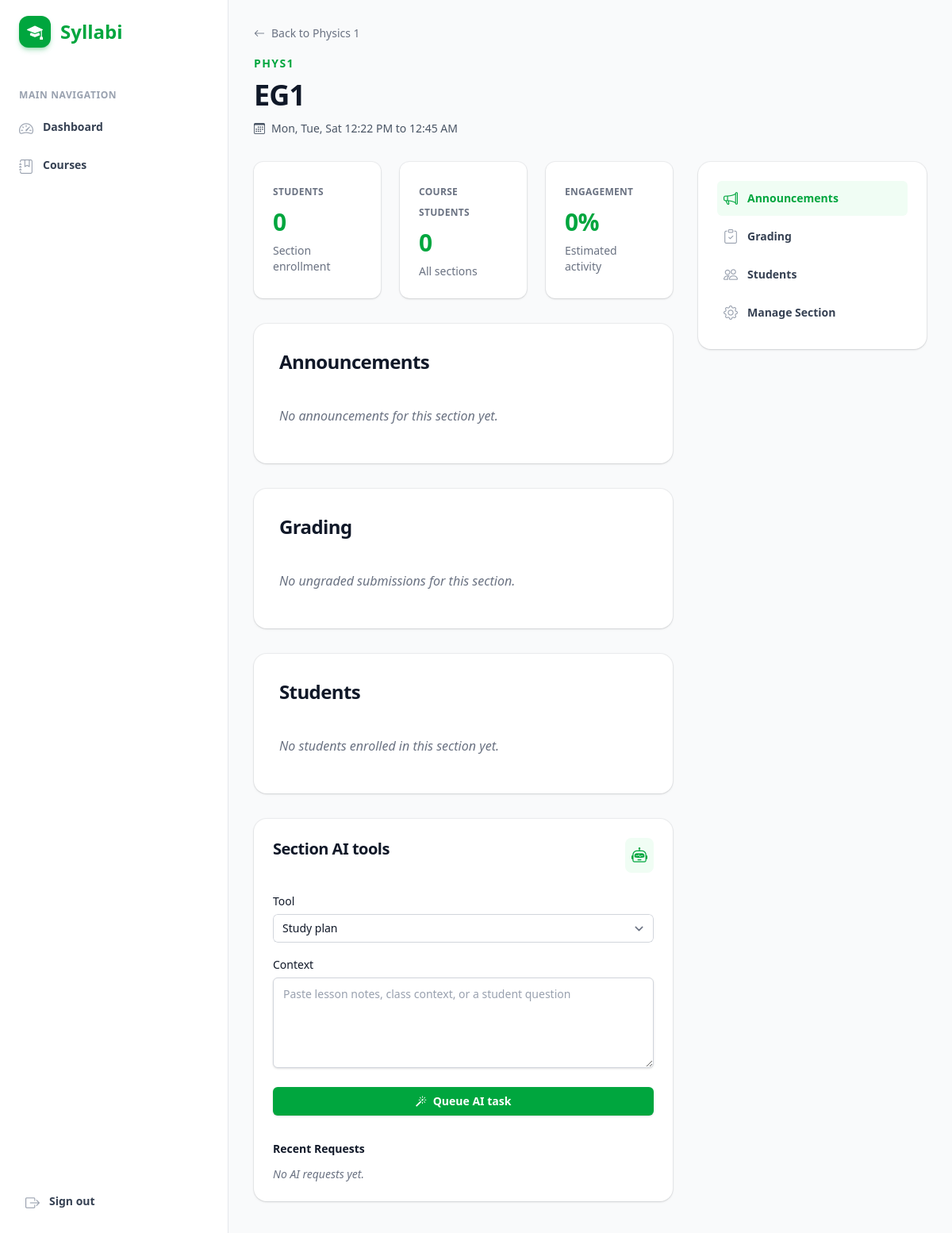
Page /courses/phys1/sections/1/ (signed in) on the committed database.
### academics/models.py (models this page shows, shortened)
class Course(models.Model):
    public_id = models.CharField(max_length=36, default=generate_short_id, editable=False, unique=True)
    title = models.CharField(max_length=180)
    code = models.CharField(max_length=32, unique=True)
    slug = models.SlugField(max_length=50, blank=True, null=True, unique=True)
    description = models.TextField(blank=True)
    instructor = models.ForeignKey(
        settings.AUTH_USER_MODEL,
        on_delete=models.PROTECT,
        related_name="teaching_courses",
    )
    department = models.CharField(max_length=120, blank=True)
    is_active = models.BooleanField(default=True)
    school_year = models.CharField(max_length=20, blank=True)
    grade_level = models.CharField(max_length=50, blank=True)
    start_date = models.DateField(null=True, blank=True)
    end_date = models.DateField(null=True, blank=True)
    created_at = models.DateTimeField(auto_now_add=True)
    class Meta:
        ordering = ["code"]
    def get_absolute_url(self):
        return reverse("academics:course_detail", args=[self.slug or self.code])

class CourseSection(models.Model):
    public_id = models.CharField(max_length=36, default=generate_short_id, editable=False, unique=True)
    course = models.ForeignKey(Course, on_delete=models.CASCADE, related_name="sections")
    name = models.CharField(max_length=120)
    schedule_title = models.CharField(max_length=160, blank=True)
    meeting_days = models.CharField(max_length=120, blank=True)
    start_time = models.TimeField(null=True, blank=True)
    end_time = models.TimeField(null=True, blank=True)
    location = models.CharField(max_length=160, blank=True)
    order = models.PositiveIntegerField(default=1)
    created_at = models.DateTimeField(auto_now_add=True)
    class Meta:
        ordering = ["course", "order", "name"]
        unique_together = [("course", "name")]
    def get_absolute_url(self):
        return reverse("academics:section_detail", args=[self.course.slug or self.course.code, self.id])

### academics/views.py (the view)
# urls.py: path("courses/<slug:slug>/sections/<int:section_id>/", views.section_detail, name="section_detail"),
@login_required
def section_detail(request, slug, section_id):
    course = get_object_or_404(
        Course.objects.select_related("instructor").prefetch_related("sections"),
        slug__iexact=slug,
    )
    if not _can_view_course(request.user, course):
        raise PermissionDenied
    section = get_object_or_404(
        CourseSection.objects.select_related("course").prefetch_related("section_enrollments__student"),
        id=section_id,
        course=course,
    )
    profile = _profile_for(request.user)
    can_manage = _can_manage_course(request.user, course)
    if request.method == "POST":
        if not can_manage:
            raise PermissionDenied
        action = request.POST.get("action")
        if action == "edit_section":
            section_form = CourseSectionForm(request.POST, instance=section)
            if section_form.is_valid():
                section_form.save()
                messages.success(request, f"Section {section.name} updated.")
                return redirect(section.get_absolute_url())
        elif action == "delete_section":
            confirm_code = request.POST.get("confirm_course_code")
            if confirm_code == course.code:
                section.delete()
                messages.success(request, "Section deleted successfully.")
                return redirect(course.get_absolute_url())
            else:
                messages.error(request, "Course code did not match. Section not deleted.")
                return redirect(section.get_absolute_url())
    else:
        section_form = CourseSectionForm(instance=section)
    student_count = section.section_enrollments.count()
    student_ids = list(section.section_enrollments.values_list("student_id", flat=True))
    course_student_count = Enrollment.objects.filter(course=course).count()
    pending_submissions = Submission.objects.none()
    if can_manage:
        pending_submissions = Submission.objects.filter(
            assignment__course=course,
            student_id__in=student_ids,
            score__isnull=True,
        ).select_related("student", "assignment")[:8]
    section_announcements = Announcement.objects.filter(
        Q(audience_all=True) | Q(course=course)
    ).select_related("author", "course")[:5]
    ai_requests = AiToolRequest.objects.filter(
        user=request.user,
        metadata__course_public_id=str(course.public_id),
        metadata__section_public_id=str(section.public_id),
    )[:5]
    completion_score = min(100, max(0, student_count * 12))
    context = {
        "profile": profile,
        "course": course,
        "section": section,
        "can_manage": can_manage,
        "student_count": student_count,
        "course_student_count": course_student_count,
        "completion_score": completion_score,
        "pending_submissions": pending_submissions,
        "section_announcements": section_announcements,
        "ai_requests": ai_requests,
        "section_form": section_form,
    }
    return render(request, "academics/section_detail.html", context)

### academics/context_processors.py (called while the page is built)
def canvas_navigation(request):
    if not request.user.is_authenticated:
        return {"nav_courses": [], "active_course_code": ""}
    profile, _created = Profile.objects.get_or_create(user=request.user)
    if profile.role == Profile.Role.INSTRUCTOR:
        courses = Course.objects.filter(instructor=request.user).order_by("code")[:12]
    elif profile.role == Profile.Role.STUDENT:
        course_ids = Enrollment.objects.filter(student=request.user).values_list("course_id", flat=True)
        courses = Course.objects.filter(id__in=course_ids).order_by("code")[:12]
    else:
        courses = Course.objects.order_by("code")[:12]
    active_course_code = ""
    if request.resolver_match:
        active_course_code = request.resolver_match.kwargs.get("course_code", "")
    return {"nav_courses": courses, "active_course_code": active_course_code.lower()}

### academics/views.py (called while the page is built)
def _profile_for(user):
    profile, _created = Profile.objects.get_or_create(user=user)
    return profile

def _can_manage_course(user, course):
    profile = _profile_for(user)
    return course.instructor_id == user.id or profile.role in {
        Profile.Role.ACADEMIC_ADMIN,
        Profile.Role.PLATFORM_ADMIN,
    }

def _can_view_course(user, course):
    if _can_manage_course(user, course):
        return True
    return Enrollment.objects.filter(student=user, course=course).exists()

### academics/templates/academics/section_detail.html (shortened to what this page needs)
{% extends "base.html" %}
{% block page_header %}
<div class="mb-4">
    <a href="{{ course.get_absolute_url }}" class="text-sm font-medium text-gray-500 hover:text-gray-700 flex items-center gap-2 w-fit">
        <i class="bi bi-arrow-left"></i> Back to {{ course.title }}
    </a>
</div>
<div class="flex flex-col sm:flex-row sm:items-center sm:justify-between gap-4">
    <div>
        <p class="text-sm font-semibold leading-6 text-green-600 uppercase tracking-widest">{{ course.code }}</p>
        <h1 class="mt-2 text-3xl font-bold tracking-tight text-gray-900 sm:text-4xl">{{ section.name }}</h1>
        <p class="mt-3 text-sm text-gray-600 flex items-center gap-2">
            <i class="bi bi-calendar3"></i>
            {{ section.meeting_days|default:"Days not set" }}
            {% if section.start_time %} {{ section.start_time|time:"g:i A" }}{% endif %}
            {% if section.end_time %} to {{ section.end_time|time:"g:i A" }}{% endif %}
        </p>
    </div>
</div>
{% endblock %}
{% block content %}
<div x-data="{ editModalOpen: {% if section_form.errors %}true{% else %}false{% endif %}, deleteModalOpen: false }" class="flex flex-col lg:flex-row gap-8">
    <main class="flex-1 min-w-0">
        <section id="analytics" class="grid grid-cols-1 sm:grid-cols-3 gap-6 mb-8">
            <div>{% include "components/stat_card.html" with label="Students" value=student_count caption="Section enrollment" %}</div>
            <div>{% include "components/stat_card.html" with label="Course Students" value=course_student_count caption="All sections" %}</div>
            <div>{% include "components/stat_card.html" with label="Engagement" value=completion_score|stringformat:"s"|add:"%" caption="Estimated activity" %}</div>
        </section>
        <section id="announcements" class="overflow-hidden rounded-2xl bg-white shadow-sm ring-1 ring-gray-900/5 mb-8">
            <div class="p-6 sm:p-8">
                <h2 class="text-2xl font-bold tracking-tight text-gray-900 mb-6">Announcements</h2>
                <ul role="list" class="divide-y divide-gray-100">
                    {% for announcement in section_announcements %}
                        <li class="py-4">
                            <div class="flex items-start justify-between gap-4">
                                <div class="min-w-0">
                                    <p class="text-sm font-semibold leading-6 text-gray-900">{{ announcement.title }}</p>
                                    <p class="mt-1 text-sm leading-6 text-gray-600">{{ announcement.body|truncatewords:28 }}</p>
                                </div>
                                <p class="shrink-0 text-xs text-gray-500">{{ announcement.created_at|date:"M j" }}</p>
                            </div>
                        </li>
                    {% empty %}
                        <li class="py-4"><p class="text-gray-500 italic">No announcements for this section yet.</p></li>
                    {% endfor %}
                </ul>
            </div>
        </section>
        <section id="grading" class="overflow-hidden rounded-2xl bg-white shadow-sm ring-1 ring-gray-900/5 mb-8">
            <div class="p-6 sm:p-8">
                <h2 class="text-2xl font-bold tracking-tight text-gray-900 mb-6">Grading</h2>
                <ul role="list" class="divide-y divide-gray-100">
                    {% for submission in pending_submissions %}
                        <li class="py-4 flex flex-col gap-3 sm:flex-row sm:items-center sm:justify-between">
                            <div class="min-w-0">
                                <p class="text-sm font-semibold leading-6 text-gray-900">{{ submission.assignment.title }}</p>
                                <p class="mt-1 text-xs leading-5 text-gray-500">
                                    {{ submission.student.get_full_name|default:submission.student.username }} submitted {{ submission.submitted_at|date:"M j, Y" }}
                                </p>
                            </div>
                            <a href="/admin/academics/submission/{{ submission.id }}/change/" class="inline-flex w-fit items-center gap-x-2 rounded-md bg-white px-3 py-2 text-sm font-semibold text-gray-900 shadow-sm ring-1 ring-inset ring-gray-300 hover:bg-gray-50">
                                <i class="bi bi-clipboard-check text-gray-400"></i> Review
                            </a>
                        </li>
                    {% empty %}
                        <li class="py-4"><p class="text-gray-500 italic">No ungraded submissions for this section.</p></li>
                    {% endfor %}
                </ul>
            </div>
        </section>
        <section id="students" class="overflow-hidden rounded-2xl bg-white shadow-sm ring-1 ring-gray-900/5 mb-8">
            <div class="p-6 sm:p-8">
                <h2 class="text-2xl font-bold tracking-tight text-gray-900 mb-6">Students</h2>
                <ul role="list" class="divide-y divide-gray-100">
                    {% for enrollment in section.section_enrollments.all %}
                        <li class="py-4 flex justify-between items-center gap-x-6">
                            <div class="flex gap-x-4">
                                <div class="h-10 w-10 flex-none rounded-full bg-green-100 flex items-center justify-center">
                                    <i class="bi bi-person text-green-600 text-lg"></i>
                                </div>
                                <div class="min-w-0 flex-auto">
                                    <p class="text-sm font-semibold leading-6 text-gray-900">{{ enrollment.student.get_full_name|default:enrollment.student.username }}</p>
                                    <p class="mt-1 truncate text-xs leading-5 text-gray-500">{{ enrollment.student.email|default:"No email" }}</p>
                                </div>
                            </div>
                            <div class="hidden sm:flex sm:flex-col sm:items-end">
                                <span class="inline-flex items-center rounded-md bg-green-50 px-2 py-1 text-xs font-medium text-green-700 ring-1 ring-inset ring-green-600/20">Active</span>
                            </div>
                        </li>
                    {% empty %}
                        <li class="py-4"><p class="text-gray-500 italic">No students enrolled in this section yet.</p></li>
                    {% endfor %}
                </ul>
            </div>
        </section>
        <section id="ai-tools">
            {% include "components/ai_tool_panel.html" with title="Section AI tools" ai_requests=ai_requests course=course section=section %}
        </section>
    </main>
    <aside class="w-full lg:w-72 shrink-0">
        <div class="sticky top-8 overflow-hidden rounded-2xl bg-white shadow-sm ring-1 ring-gray-900/5">
            <div class="p-6">
                <nav class="flex flex-col gap-1">
                    <a href="#announcements" class="group flex items-center gap-x-3 rounded-md p-2 text-sm leading-6 font-semibold text-green-600 bg-green-50"><i class="bi bi-megaphone text-green-600 text-lg shrink-0"></i> Announcements</a>
                    <a href="#grading" class="group flex items-center gap-x-3 rounded-md p-2 text-sm leading-6 font-semibold text-gray-700 hover:text-green-600 hover:bg-gray-50"><i class="bi bi-clipboard-check text-gray-400 group-hover:text-green-600 text-lg shrink-0"></i> Grading</a>
                    <a href="#students" class="group flex items-center gap-x-3 rounded-md p-2 text-sm leading-6 font-semibold text-gray-700 hover:text-green-600 hover:bg-gray-50"><i class="bi bi-people text-gray-400 group-hover:text-green-600 text-lg shrink-0"></i> Students</a>
                    {% if can_manage %}
                    <button type="button" @click="editModalOpen = true" class="group flex items-center gap-x-3 rounded-md p-2 text-sm leading-6 font-semibold text-gray-700 hover:text-green-600 hover:bg-gray-50 text-left w-full">
                        <i class="bi bi-gear text-gray-400 group-hover:text-green-600 text-lg shrink-0"></i> Manage Section
                    </button>
                    {% endif %}
                </nav>
            </div>
        </div>
    </aside>
</div>
{% endblock %}

### rows in the picture
Course: title "Physics 1", code "PHYS1"
CourseSection: name "EG1", meeting_days "Mon, Tue, Sat", start_time "12:22 PM", end_time "12:45 AM"

### other values in the picture
{{ label }} "STUDENTS COURSE STUDENTS ENGAGEMENT"
{{ value }} "0 0 0%"
{{ caption }} "Section enrollment All sections Estimated activity"
{{ title|default:"Smart tools" }} "Section AI tools"
